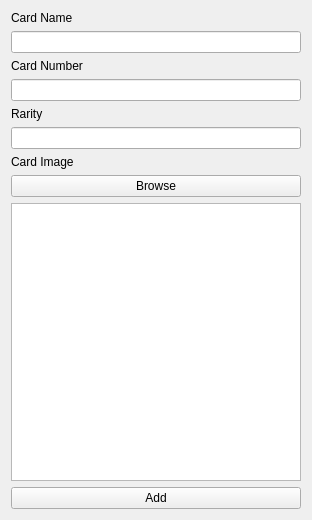
<?xml version="1.0" encoding="UTF-8"?>
<ui version="4.0">
 <class>AddCard</class>
 <widget class="QWidget" name="AddCard">
  <property name="geometry">
   <rect>
    <x>0</x>
    <y>0</y>
    <width>312</width>
    <height>520</height>
   </rect>
  </property>
  <property name="windowTitle">
   <string>Form</string>
  </property>
  <layout class="QGridLayout" name="gridLayout">
   <item row="0" column="0">
    <layout class="QVBoxLayout" name="verticalLayout_3">
     <item>
      <layout class="QVBoxLayout" name="verticalLayout_2">
       <item>
        <layout class="QVBoxLayout" name="verticalLayout">
         <item>
          <widget class="QLabel" name="label">
           <property name="text">
            <string>Card Name</string>
           </property>
          </widget>
         </item>
         <item>
          <widget class="QLineEdit" name="name"/>
         </item>
         <item>
          <widget class="QLabel" name="label_2">
           <property name="text">
            <string>Card Number</string>
           </property>
          </widget>
         </item>
         <item>
          <widget class="QLineEdit" name="number"/>
         </item>
         <item>
          <widget class="QLabel" name="label_3">
           <property name="text">
            <string>Rarity</string>
           </property>
          </widget>
         </item>
         <item>
          <widget class="QLineEdit" name="rarity"/>
         </item>
         <item>
          <widget class="QLabel" name="label_4">
           <property name="text">
            <string>Card Image</string>
           </property>
          </widget>
         </item>
        </layout>
       </item>
       <item>
        <widget class="QPushButton" name="pushButton_2">
         <property name="text">
          <string>Browse</string>
         </property>
        </widget>
       </item>
      </layout>
     </item>
     <item>
      <widget class="QGraphicsView" name="graphicsView"/>
     </item>
     <item>
      <widget class="QPushButton" name="pushButton">
       <property name="text">
        <string>Add</string>
       </property>
      </widget>
     </item>
    </layout>
   </item>
  </layout>
 </widget>
 <resources/>
 <connections/>
</ui>
